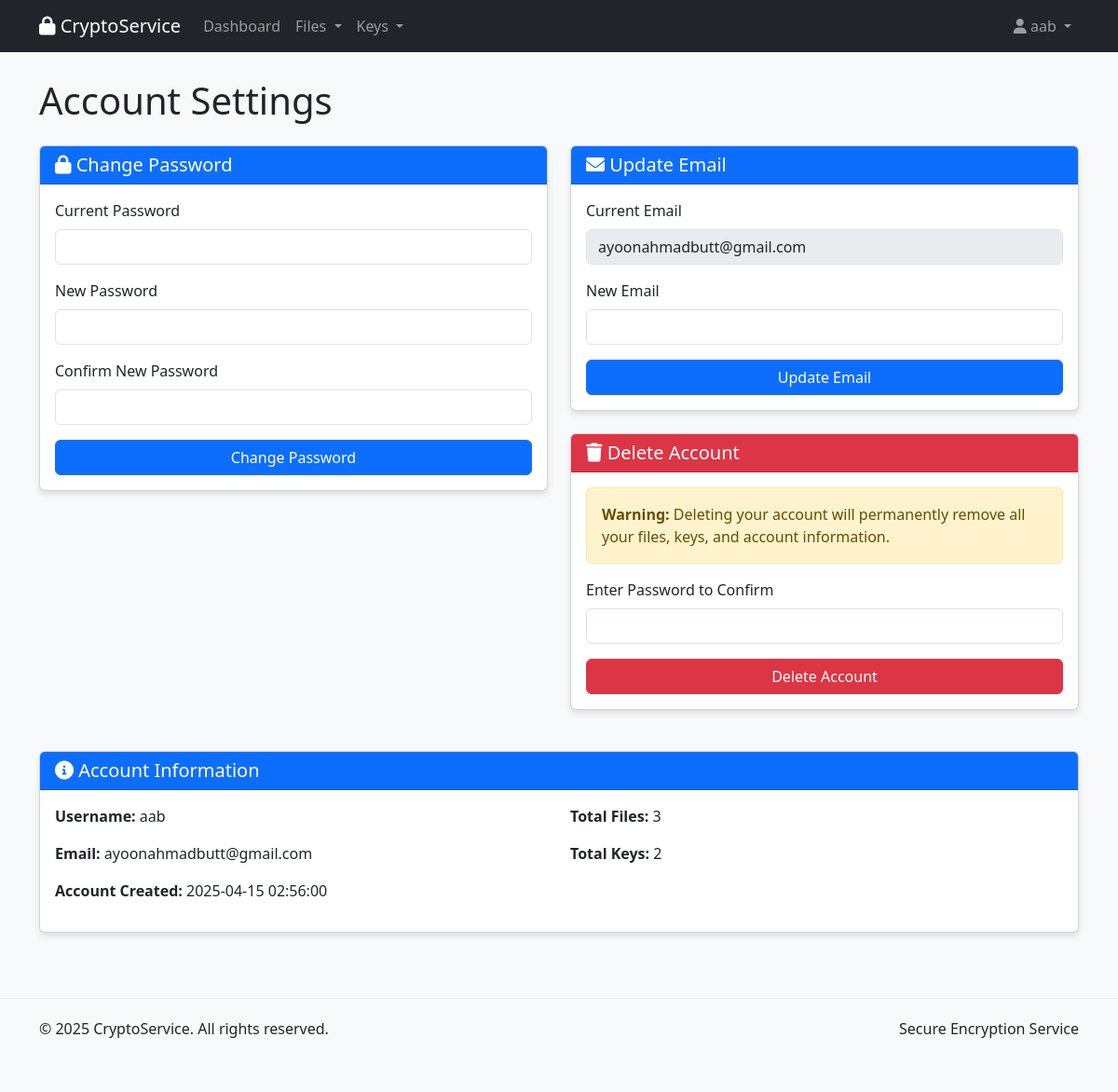
Page /account (signed in) on the committed database.
### app.py (models this page shows, shortened)
class User(UserMixin, db.Model):
    id = db.Column(db.Integer, primary_key=True)
    username = db.Column(db.String(100), unique=True, nullable=False)
    password_hash = db.Column(db.String(200), nullable=False)
    email = db.Column(db.String(100), unique=True, nullable=False)
    created_at = db.Column(db.DateTime, default=datetime.utcnow)
    keys = db.relationship('Key', backref='owner', lazy=True)
    files = db.relationship('File', backref='owner', lazy=True)

### app.py (the view, shortened to what this page needs)
@app.route('/account', methods=['GET', 'POST'])
@login_required
def account():
    return render_template('account.html', user=current_user)

### app.py (called while the page is built)
@login_manager.user_loader
def load_user(user_id):
    return User.query.get(int(user_id))

### templates/account.html (shortened to what this page needs)
{% extends "base.html" %}
{% block content %}
<h1 class="my-4">Account Settings</h1>
<div class="row">
    <div class="col-md-6">
        <div class="card mb-4">
            <div class="card-header bg-primary text-white">
                <h5 class="mb-0"><i class="fas fa-lock"></i> Change Password</h5>
            </div>
            <div class="card-body">
                <form method="POST">
                    <div class="mb-3">
                        <label for="current_password" class="form-label">Current Password</label>
                        <input type="password" class="form-control" id="current_password" name="current_password" required>
                    </div>
                    <div class="mb-3">
                        <label for="new_password" class="form-label">New Password</label>
                        <input type="password" class="form-control" id="new_password" name="new_password" required>
                    </div>
                    <div class="mb-3">
                        <label for="confirm_password" class="form-label">Confirm New Password</label>
                        <input type="password" class="form-control" id="confirm_password" name="confirm_password" required>
                    </div>
                    <div class="d-grid">
                        <button type="submit" class="btn btn-primary">Change Password</button>
                    </div>
                </form>
            </div>
        </div>
    </div>
    <div class="col-md-6">
        <div class="card mb-4">
            <div class="card-header bg-primary text-white">
                <h5 class="mb-0"><i class="fas fa-envelope"></i> Update Email</h5>
            </div>
            <div class="card-body">
                <form method="POST">
                    <div class="mb-3">
                        <label for="current_email" class="form-label">Current Email</label>
                        <input type="email" class="form-control" id="current_email" value="{{ user.email }}" disabled>
                    </div>
                    <div class="mb-3">
                        <label for="new_email" class="form-label">New Email</label>
                        <input type="email" class="form-control" id="new_email" name="new_email" required>
                    </div>
                    <div class="d-grid">
                        <button type="submit" class="btn btn-primary">Update Email</button>
                    </div>
                </form>
            </div>
        </div>
        <div class="card">
            <div class="card-header bg-danger text-white">
                <h5 class="mb-0"><i class="fas fa-trash"></i> Delete Account</h5>
            </div>
            <div class="card-body">
                <div class="alert alert-warning">
                    <strong>Warning:</strong> Deleting your account will permanently remove all your files, keys, and account information.
                </div>
                <form method="POST">
                    <div class="mb-3">
                        <label for="delete_password" class="form-label">Enter Password to Confirm</label>
                        <input type="password" class="form-control" id="delete_password" name="delete_password" required>
                    </div>
                    <div class="d-grid">
                        <button type="submit" class="btn btn-danger" onclick="return confirm('Are you sure you want to delete your account? This action cannot be undone.')">
                            Delete Account
                        </button>
                    </div>
                </form>
            </div>
        </div>
    </div>
</div>
<div class="row mt-4">
    <div class="col-md-12">
        <div class="card">
            <div class="card-header bg-primary text-white">
                <h5 class="mb-0"><i class="fas fa-info-circle"></i> Account Information</h5>
            </div>
            <div class="card-body">
                <div class="row">
                    <div class="col-md-6">
                        <p><strong>Username:</strong> {{ user.username }}</p>
                        <p><strong>Email:</strong> {{ user.email }}</p>
                        <p><strong>Account Created:</strong> {{ user.created_at.strftime('%Y-%m-%d %H:%M:%S') }}</p>
                    </div>
                    <div class="col-md-6">
                        <p><strong>Total Files:</strong> {{ user.files|length }}</p>
                        <p><strong>Total Keys:</strong> {{ user.keys|length }}</p>
                    </div>
                </div>
            </div>
        </div>
    </div>
</div>
{% endblock %}

### templates/base.html (shortened to what this page needs)
<!DOCTYPE html>
<html lang="en">
<head>
    <link href="https://cdn.jsdelivr.net/npm/bootstrap@5.3.0-alpha1/dist/css/bootstrap.min.css" rel="stylesheet">
    <link rel="stylesheet" href="https://cdnjs.cloudflare.com/ajax/libs/font-awesome/6.0.0-beta3/css/all.min.css">
</head>
<body>
    <nav class="navbar navbar-expand-lg navbar-dark bg-dark fixed-top">
        <div class="container">
            <a class="navbar-brand" href="{{ url_for('index') }}">
                <i class="fas fa-lock"></i> CryptoService
            </a>
            <div class="collapse navbar-collapse" id="navbarNav">
                <ul class="navbar-nav me-auto">
                    {% if current_user.is_authenticated %}
                    <li class="nav-item">
                        <a class="nav-link" href="{{ url_for('dashboard') }}">Dashboard</a>
                    </li>
                    <li class="nav-item dropdown">
                        <a class="nav-link dropdown-toggle" href="#" id="fileDropdown" role="button" data-bs-toggle="dropdown">
                            Files
                        </a>
                    </li>
                    <li class="nav-item dropdown">
                        <a class="nav-link dropdown-toggle" href="#" id="keyDropdown" role="button" data-bs-toggle="dropdown">
                            Keys
                        </a>
                    </li>
                    {% endif %}
                </ul>
                <ul class="navbar-nav">
                    {% if current_user.is_authenticated %}
                    <li class="nav-item dropdown">
                        <a class="nav-link dropdown-toggle" href="#" id="userDropdown" role="button" data-bs-toggle="dropdown">
                            <i class="fas fa-user"></i> {{ current_user.username }}
                        </a>
                    </li>
                    {% endif %}
                </ul>
            </div>
        </div>
    </nav>
    <div class="container">
        {% block content %}{% endblock %}
    </div>
    <footer class="footer">
        <div class="container">
            <div class="row">
                <div class="col-md-6">
                    <p>&copy; 2025 CryptoService. All rights reserved.</p>
                </div>
                <div class="col-md-6 text-end">
                    <p>Secure Encryption Service</p>
                </div>
            </div>
        </div>
    </footer>
</body>
</html>

### templates/base.html (style rules this page uses)
body { padding-top: 60px; padding-bottom: 20px; background-color: #f8f9fa; }
.card { margin-bottom: 20px; box-shadow: 0 4px 6px rgba(0,0,0,0.1); }
.footer { margin-top: 50px; padding: 20px 0; background-color: #f8f9fa; border-top: 1px solid #e9ecef; }

### rows in the picture
User: username "aab", email "ayoonahmadbutt@gmail.com", created_at "2025-04-15 02:56:00"

### other values in the picture
{{ user.files|length }} "3"
{{ user.keys|length }} "2"
